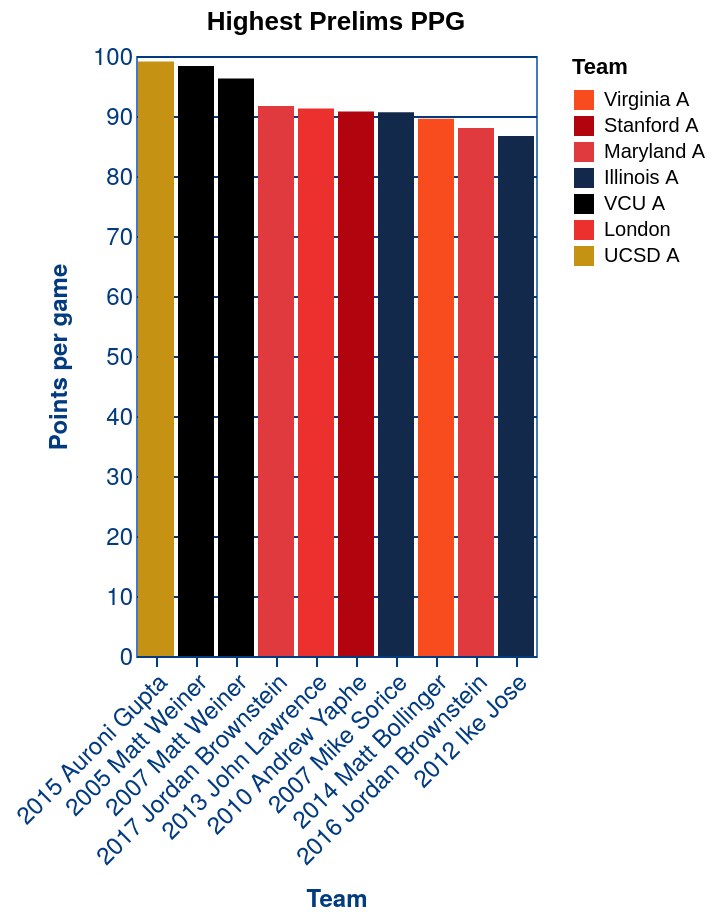

Vega-Lite specification for this chart:
### Vega-Lite specification from a JSON file in a GitHub repository (floating-point values rounded to 4 significant figures)
{"$schema": "https://vega.github.io/schema/vega-lite/v5.json", "config": {"axisX": {"domain": true, "domainColor": "#023B7F", "domainWidth": 1, "grid": false, "labelAngle": 0, "labelColor": "#023B7F", "labelFont": "Helvetica Neue", "labelFontSize": 12, "tickColor": "#023B7F", "titleColor": "#023B7F", "titleFont": "Helvetica Neue", "titleFontSize": 12, "titlePadding": 10}, "axisY": {"domain": false, "grid": true, "gridColor": "#023B7F", "gridWidth": 1, "labelAngle": 0, "labelColor": "#023B7F", "labelFont": "Helvetica Neue", "labelFontSize": 12, "ticks": false, "titleColor": "#023B7F", "titleFont": "Helvetica Neue", "titleFontSize": 12, "titlePadding": 10}, "mark": {"color": "#4279C1", "fill": "#7EB7FD"}, "view": {"stroke": "#4279C1"}}, "data": {"values": [{"PPG": 90.77, "player": "Andrew Yaphe", "ppg": 90.77, "team": "Stanford A", "team_tournament": "2010 Andrew Yaphe", "tournament": "ACF Nationals 2010"}, {"PPG": 99.09, "player": "Auroni Gupta", "ppg": 99.09, "team": "UCSD A", "team_tournament": "2015 Auroni Gupta", "tournament": "ACF Nationals 2015"}, {"PPG": 86.67, "player": "Ike Jose", "ppg": 86.67, "team": "Illinois A", "team_tournament": "2012 Ike Jose", "tournament": "ACF Nationals 2012"}, {"PPG": 91.25, "player": "John Lawrence", "ppg": 91.25, "team": "London", "team_tournament": "2013 John Lawrence", "tournament": "ACF Nationals 2013"}, {"PPG": 88, "player": "Jordan Brownstein", "ppg": 88, "team": "Maryland A", "team_tournament": "2016 Jordan Brownstein", "tournament": "ACF Nationals 2016"}, {"PPG": 91.67, "player": "Jordan Brownstein", "ppg": 91.67, "team": "Maryland A", "team_tournament": "2017 Jordan Brownstein", "tournament": "ACF Nationals 2017"}, {"PPG": 89.55, "player": "Matt Bollinger", "ppg": 89.55, "team": "Virginia A", "team_tournament": "2014 Matt Bollinger", "tournament": "ACF Nationals 2014"}, {"PPG": 98.33, "player": "Matt Weiner", "ppg": 98.33, "team": "VCU A", "team_tournament": "2005 Matt Weiner", "tournament": "ACF Nationals 2005"}, {"PPG": 96.25, "player": "Matt Weiner", "ppg": 96.25, "team": "VCU A", "team_tournament": "2007 Matt Weiner", "tournament": "ACF Nationals 2007"}, {"PPG": 90.62, "player": "Mike Sorice", "ppg": 90.62, "team": "Illinois A", "team_tournament": "2007 Mike Sorice", "tournament": "ACF Nationals 2007"}]}, "datasets": {"data-539145ad12ee1dcfcc24a9d3b41ae1ae": [{"PPG": 90.77, "player": "Andrew Yaphe", "ppg": 90.77, "team": "Stanford A", "team_tournament": "2010 Andrew Yaphe", "tournament": "ACF Nationals 2010"}, {"PPG": 99.09, "player": "Auroni Gupta", "ppg": 99.09, "team": "UCSD A", "team_tournament": "2015 Auroni Gupta", "tournament": "ACF Nationals 2015"}, {"PPG": 86.67, "player": "Ike Jose", "ppg": 86.67, "team": "Illinois A", "team_tournament": "2012 Ike Jose", "tournament": "ACF Nationals 2012"}, {"PPG": 91.25, "player": "John Lawrence", "ppg": 91.25, "team": "London", "team_tournament": "2013 John Lawrence", "tournament": "ACF Nationals 2013"}, {"PPG": 88, "player": "Jordan Brownstein", "ppg": 88, "team": "Maryland A", "team_tournament": "2016 Jordan Brownstein", "tournament": "ACF Nationals 2016"}, {"PPG": 91.67, "player": "Jordan Brownstein", "ppg": 91.67, "team": "Maryland A", "team_tournament": "2017 Jordan Brownstein", "tournament": "ACF Nationals 2017"}, {"PPG": 89.55, "player": "Matt Bollinger", "ppg": 89.55, "team": "Virginia A", "team_tournament": "2014 Matt Bollinger", "tournament": "ACF Nationals 2014"}, {"PPG": 98.33, "player": "Matt Weiner", "ppg": 98.33, "team": "VCU A", "team_tournament": "2005 Matt Weiner", "tournament": "ACF Nationals 2005"}, {"PPG": 96.25, "player": "Matt Weiner", "ppg": 96.25, "team": "VCU A", "team_tournament": "2007 Matt Weiner", "tournament": "ACF Nationals 2007"}, {"PPG": 90.62, "player": "Mike Sorice", "ppg": 90.62, "team": "Illinois A", "team_tournament": "2007 Mike Sorice", "tournament": "ACF Nationals 2007"}]}, "encoding": {"fill": {"field": "team", "scale": {"domain": ["Virginia A", "Stanford A", "Maryland A", "Illinois A", "VCU A", "London", "UCSD A"], "range": ["#F84C1E", "#B1040E", "#E03A3E", "#13294B", "#000000", "#EB302D", "#C69214"]}, "title": "Team", "type": "nominal"}, "tooltip": [{"field": "player", "type": "nominal"}, {"field": "team", "type": "nominal"}, {"field": "tournament", "type": "nominal"}, {"field": "ppg", "type": "quantitative"}], "x": {"axis": {"labelAngle": 315}, "field": "team_tournament", "sort": {"field": "ppg", "order": "descending"}, "title": "Team", "type": "nominal"}, "y": {"field": "ppg", "title": "Points per game", "type": "quantitative"}}, "mark": "bar", "title": "Highest Prelims PPG"}
